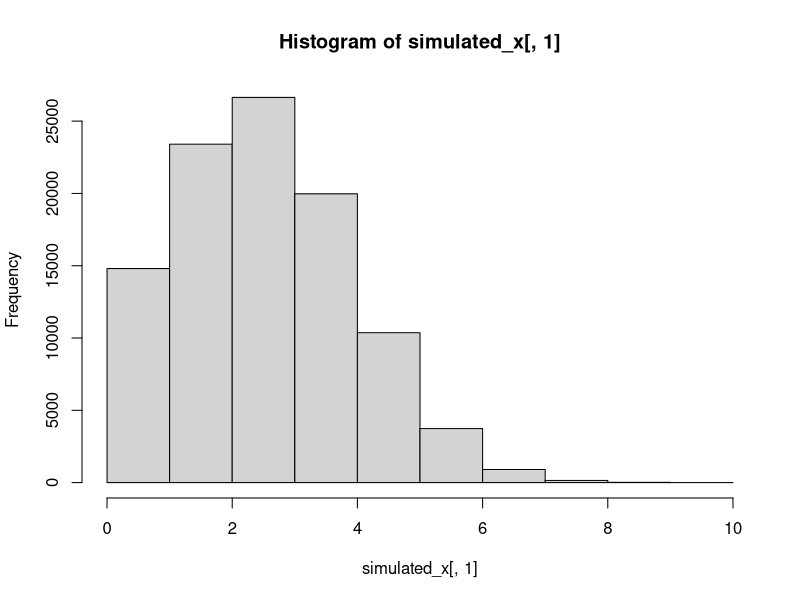

Write R code to recreate this figure.
n = 10
p = .3
pmf_vector = c()
cmf = c()
for (k in 0:n){
  pmf = choose(n,k)*(p^k)*((1-p)^(n-k))
  pmf_vector = append(pmf_vector, pmf)
  cmf = append(cmf, sum(pmf_vector))
}

x_vector = 0:n
u = runif(1,0,1)
x = min(which(cmf -1 >= u))

simulated_x = matrix(nrow = 100000,ncol = 1)
for (i in 1:100000){
  u = runif(1,0,1)
  x = min(which(cmf >= u))
  simulated_x[i,1] = x -1
}

hist(simulated_x[,1],freq=TRUE,breaks = 0:n)


